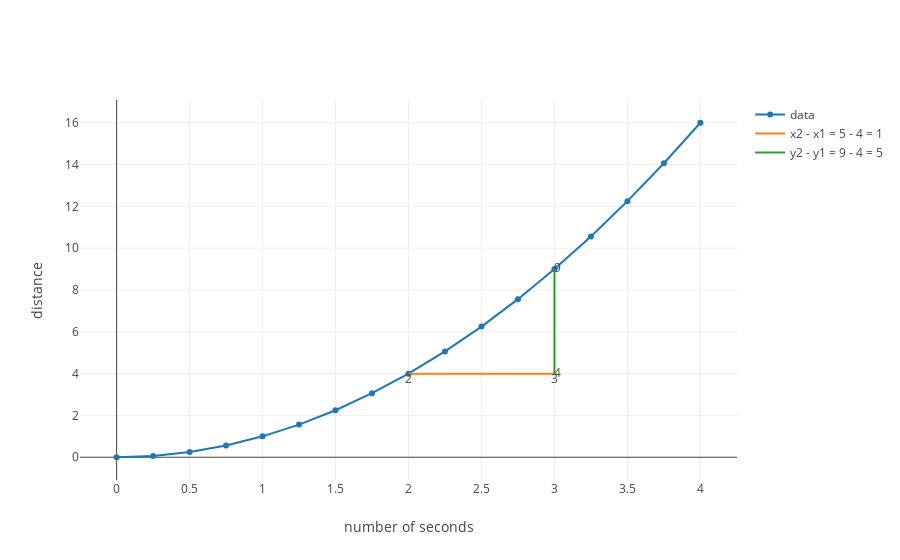

Source (notebook cell):
### Markdown cell above
> The graph shows that from seconds zero through six, our track runner gets faster over time.  


#### Calculating speed at second two
Now if we want to see how quickly our track star at second number two as opposed to some other second, what would we do?  Well we get a stop watch and at second 2 would use it to calculate the speed.  Let's say that we start and stop our stop watch after 1 second.

### Code cell
def delta_f(list_of_terms, x_value, h):
    return output_at(list_of_terms, x_value + h) - output_at(list_of_terms, x_value)

def delta_f_trace(list_of_terms, x_value, delta_x):
    initial_f = output_at(list_of_terms, x_value)
    delta_y = delta_f(list_of_terms, x_value, delta_x)
    return trace_values(x_values=[x_value + delta_x, x_value + delta_x], y_values=[initial_f, initial_f + delta_y], text=[str(initial_f), str(initial_f + delta_y)], mode = 'lines+text', name = 'y2 - y1 = ' + str(initial_f + delta_y) + ' - '  + str(initial_f) + ' = ' + str(delta_y), options = {'textposition': 'right'})

def delta_x_trace(list_of_terms, x_value, delta):
    initial_f = output_at(list_of_terms, x_value)
    return trace_values(x_values=[x_value, x_value + delta], text=[str(x_value), str(x_value + delta)], y_values=[initial_f, initial_f], mode = 'lines+text', name = 'x2 - x1 = ' + str(initial_f + delta) + ' - '  + str(initial_f) + ' = ' + str(delta), options = {'textposition': 'bottom'})

x_squared_delta_x = delta_x_trace([(1, 2)], 2, 1)
x_squared_delta_f = delta_f_trace([(1, 2)], 2, 1)
plot([trace_x_squared, x_squared_delta_x, x_squared_delta_f], layout)

### Figure 1 — Plotly figure (JSON) as saved in the notebook; plotly's stock layout.template omitted (floating-point values rounded to 4 significant figures)
{"data": [{"mode": "line", "name": "data", "text": [], "x": [0, 0.25, 0.5, 0.75, 1, 1.25, 1.5, 1.75, 2, 2.25, 2.5, 2.75, 3, 3.25, 3.5, 3.75, 4], "y": [0, 0.0625, 0.25, 0.5625, 1, 1.562, 2.25, 3.062, 4, 5.062, 6.25, 7.562, 9, 10.56, 12.25, 14.06, 16]}, {"mode": "lines+text", "name": "x2 - x1 = 5 - 4 = 1", "text": ["2", "3"], "textposition": "bottom", "x": [2, 3], "y": [4, 4]}, {"mode": "lines+text", "name": "y2 - y1 = 9 - 4 = 5", "text": ["4", "9"], "textposition": "right", "x": [3, 3], "y": [4, 9]}], "layout": {"xaxis": {"title": "number of seconds"}, "yaxis": {"title": "distance"}}}
